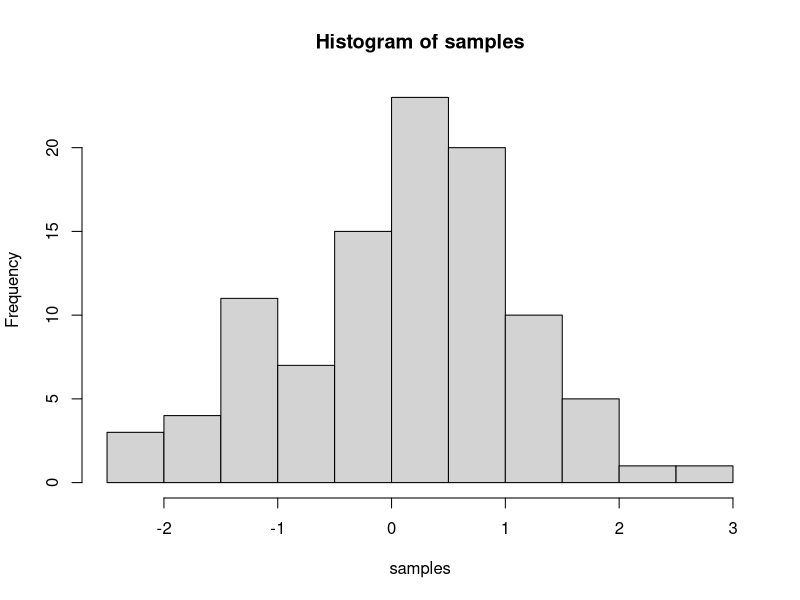

This figure's R source:
## ---- chunk 1
knitr::opts_chunk$set(message=FALSE,warning=FALSE, cache=TRUE)
## ---- chunk 2
samples <- rnorm(100, mean=0, sd=1)
hist(samples)
